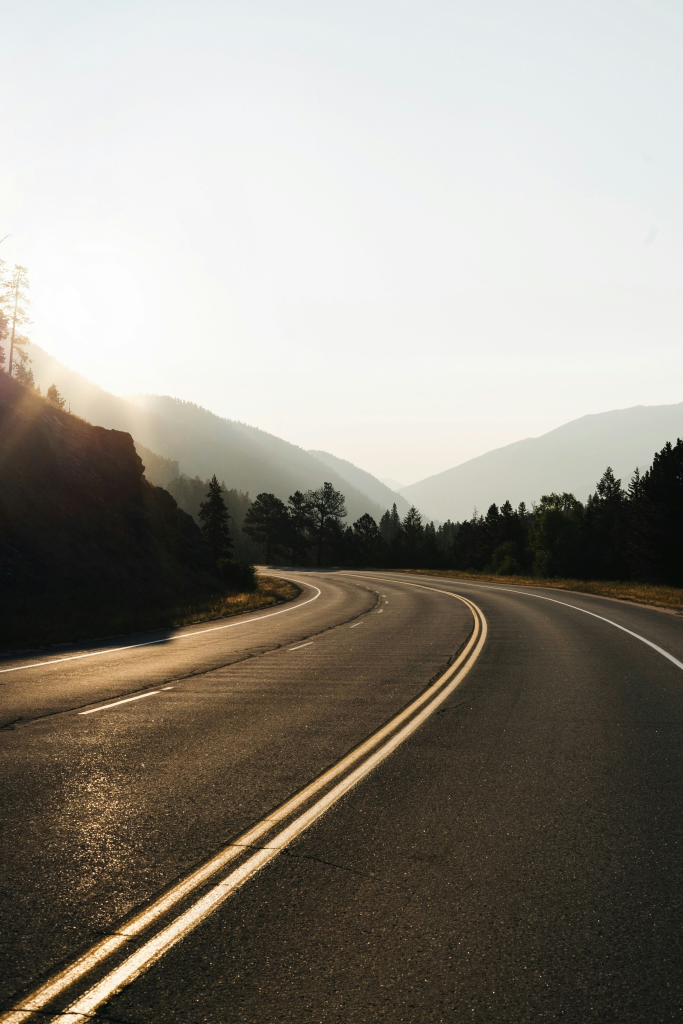
#> input picture Teste.jpg, 2731 x 4096 px, given in place of Video3.mp4, which was not available (shown at 1/4 size)
$ python 'Detecção de Linhas 3.py'
#> lines starting #> are read from the running program, lines starting #| are printed output that depends on the picture; after the words box and inside, x2 and y2 are one past the last pixel; in counts of white or black regions, pixels touching at a corner belong together; pictures that were not available may be replaced by others from this repository, and a replacement may not be noted
import cv2
import numpy as np
import collections


class LaneDetector:
    def __init__(self, video_path):
        self.cap = cv2.VideoCapture(video_path)
        if not self.cap.isOpened(): raise ValueError(f"Erro ao abrir vídeo {video_path}")

        self.left_fit, self.right_fit = None, None
        self.lanes_detected = False

        self.history_length = 5
        self.left_fit_history = collections.deque(maxlen=self.history_length)
        self.right_fit_history = collections.deque(maxlen=self.history_length)

        self.debug_mode = False
        self.alpha = 0.4
        self.color_schemes = [
            {'name': 'Classic Green', 'fill': (0, 255, 100), 'lines': (0, 255, 0), 'left_px': [255, 0, 0],
             'right_px': [0, 0, 255]},
            {'name': 'High-Vis', 'fill': (255, 255, 0), 'lines': (255, 255, 0), 'left_px': [255, 0, 255],
             'right_px': [0, 255, 255]},
            {'name': 'Subtle White', 'fill': (220, 220, 220), 'lines': (255, 255, 255), 'left_px': [180, 180, 180],
             'right_px': [120, 120, 120]}
        ]
        self.color_scheme_index = 0
        self.num_color_schemes = len(self.color_schemes)

        self.roi_points = self._initialize_roi_points()
        self.selected_point_index = None

        self.clahe = cv2.createCLAHE(clipLimit=2.0, tileGridSize=(8, 8))
        self.window_name = "Detector de Faixas (d:debug, c:cor, +/-:transp, q:sair)"
        cv2.namedWindow(self.window_name)
        cv2.setMouseCallback(self.window_name, self._mouse_callback)

    # ... Funções _initialize_roi_points, _mouse_callback, _apply_image_filters_and_roi não mudam ...
    def _initialize_roi_points(self):
        ret, frame = self.cap.read()
#> frame is the input picture: shape (4096, 2731, 3); mean B, G, R 131.1, 140.3, 145.2
        h, w = (frame.shape[0], frame.shape[1]) if ret else (720, 1280)
#> h = 4096; w = 2731
#> in __init__, `self.roi_points = self._initialize_roi_points()`: self.roi_points = [[273, 4096], [1228, 2457], [1502, 2457], [2594, 4096]]
        self.cap.set(cv2.CAP_PROP_POS_FRAMES, 0)
        return np.array(
            [[int(w * 0.1), h], [int(w * 0.45), int(h * 0.6)], [int(w * 0.55), int(h * 0.6)], [int(w * 0.95), h]],
            dtype=np.int32)

    # [11 lines left out: function _mouse_callback, not called in this run]

    def _apply_image_filters_and_roi(self, image):
        hls = cv2.cvtColor(image, cv2.COLOR_BGR2HLS)
#> hls: shape (4096, 2731, 3); mean of channels 0, 1, 2 35.7, 138.5, 48.8
        l_channel = hls[:, :, 1]
        enhanced_l = self.clahe.apply(l_channel)
        gray_enhanced = cv2.cvtColor(cv2.merge([hls[:, :, 0], enhanced_l, hls[:, :, 2]]), cv2.COLOR_HLS2BGR)
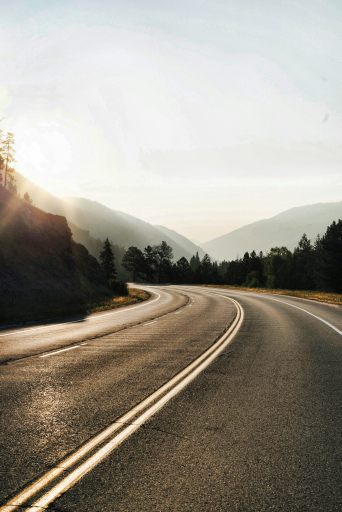
#> gray_enhanced: shape (4096, 2731, 3) (shown at 1/8 size); mean B, G, R 138.9, 150.2, 155.9
        gray_enhanced = cv2.cvtColor(gray_enhanced, cv2.COLOR_BGR2GRAY)
#> gray_enhanced: shape (4096, 2731)

        lower_white = np.array([0, 200, 0], dtype=np.uint8)
        upper_white = np.array([255, 255, 255], dtype=np.uint8)
        white_mask = cv2.inRange(hls, lower_white, upper_white)
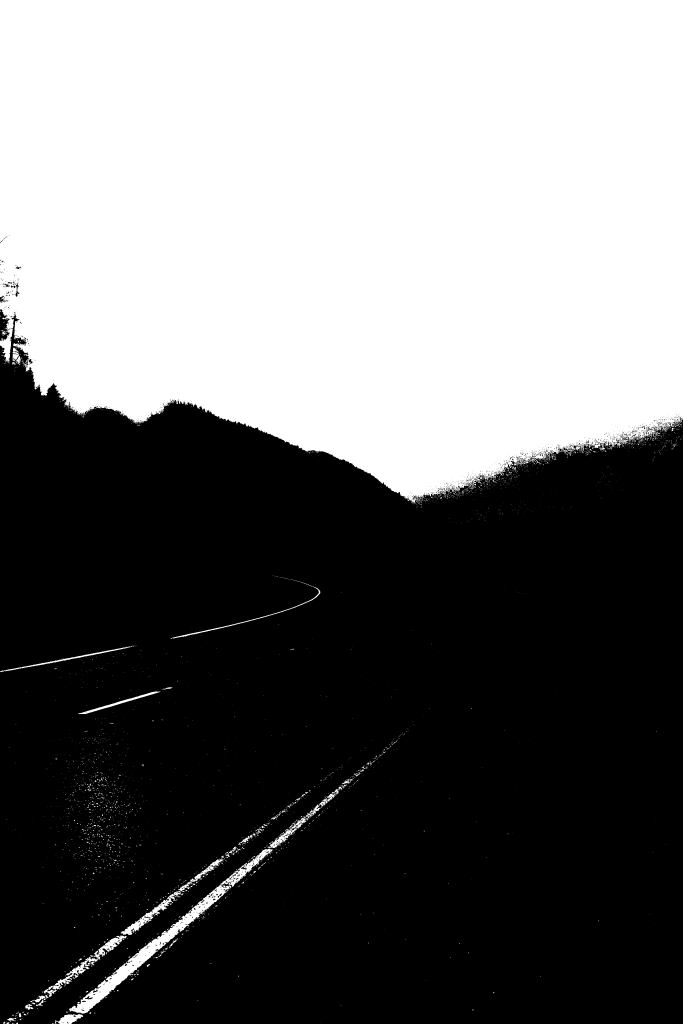
#> white_mask: shape (4096, 2731) (shown at 1/4 size); 43.6% white; 3388 white regions (3196 under 20 px), largest, box (x1, y1, x2, y2) and area: (0, 0, 2731, 2011) 4780036, (276, 3395, 1092, 4055) 38167, (174, 3742, 507, 3987) 7947

        lower_yellow = np.array([15, 30, 115], dtype=np.uint8)
        upper_yellow = np.array([35, 204, 255], dtype=np.uint8)
        yellow_mask = cv2.inRange(hls, lower_yellow, upper_yellow)
#> yellow_mask: shape (4096, 2731); 2.3% white; 19033 white regions (18445 under 20 px), largest, box (x1, y1, x2, y2) and area: (0, 2745, 1755, 4096) 74960, (286, 2893, 1647, 4096) 33868, (2350, 2328, 2731, 2433) 14768

        color_mask = cv2.bitwise_or(white_mask, yellow_mask)
#> color_mask: shape (4096, 2731); 45.8% white; 19250 white regions (18637 under 20 px), largest, box (x1, y1, x2, y2) and area: (0, 0, 2731, 2011) 4782162, (0, 2745, 1755, 4096) 94820, (206, 2893, 1647, 4096) 87253
        canny_edges = cv2.Canny(gray_enhanced, 75, 150)
#> canny_edges: shape (4096, 2731); 12.9% white in thin lines or dots, all inside (x1, y1, x2, y2) = (0, 935, 2731, 4096)
        combined_mask = cv2.bitwise_or(canny_edges, color_mask)
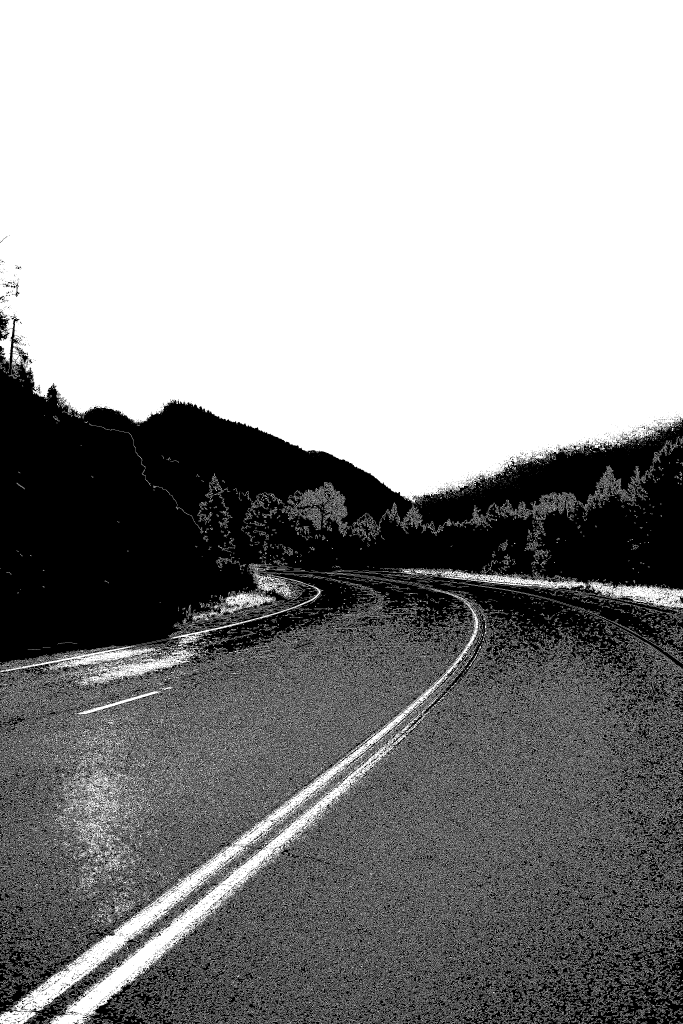
#> combined_mask: shape (4096, 2731) (shown at 1/4 size); 58.1% white; 11914 black regions (11410 under 20 px), largest, box (x1, y1, x2, y2) and area: (0, 1265, 2731, 4096) 4621741, (0, 1255, 40, 1362) 2158, (354, 3189, 426, 3234) 533

        roi_mask = np.zeros_like(combined_mask)
        cv2.fillPoly(roi_mask, [self.roi_points], 255)
#> roi_mask: shape (4096, 2731); 19% white; 1 white region, box (x1, y1, x2, y2) and area: (273, 2457, 2595, 4096) 2128242
        return cv2.bitwise_and(combined_mask, roi_mask)
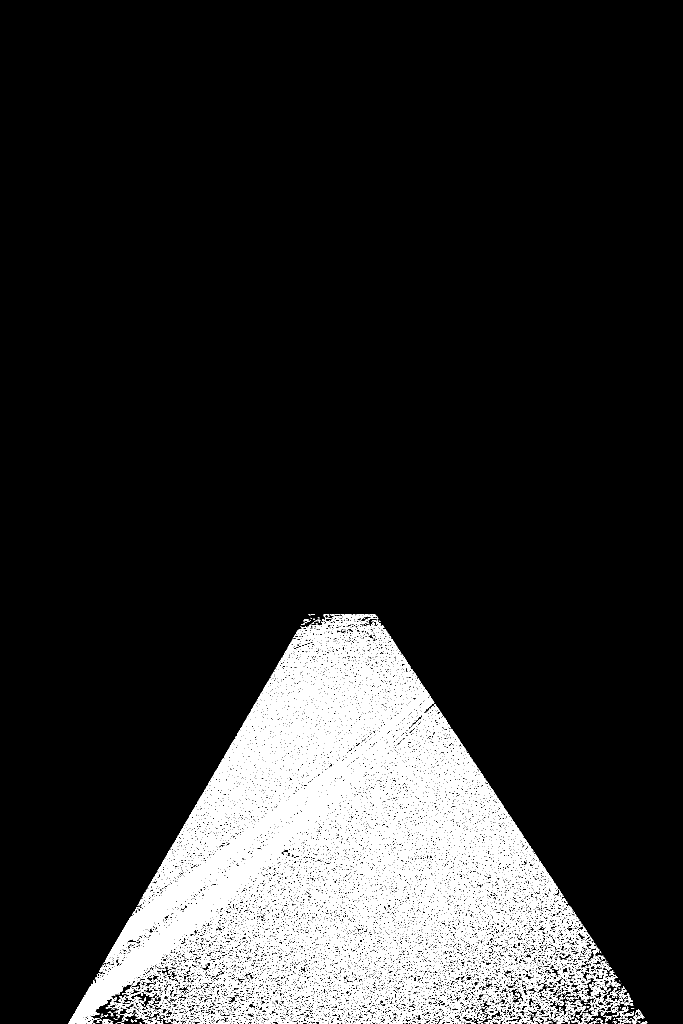
#> returned value: shape (4096, 2731) (shown at 1/4 size); 7.1% white in thin lines or dots, all inside (x1, y1, x2, y2) = (273, 2457, 2589, 4096)

    # MODIFICADO: Esta função agora usa polyfit de 3º grau
    def _find_lane_pixels(self, binary_warped, out_img, is_blind_search):
#> called with is_blind_search = True
        colors = self.color_schemes[self.color_scheme_index]

        if is_blind_search:  # Sliding Window
            h, w = binary_warped.shape
            histogram = np.sum(binary_warped[h // 2:, :], axis=0)
#> histogram = 2731 values, max 175440 at index 1299, min 0 at index 0, mean 74466.1
            midpoint = int(histogram.shape[0] / 2)
            leftx_base, rightx_base = np.argmax(histogram[:midpoint]), np.argmax(histogram[midpoint:]) + midpoint
#> leftx_base = 1299; rightx_base = 1446
            nwindows, margin, minpix = 9, 100, 50
            window_height = int(h / nwindows)
            nonzero = binary_warped.nonzero()
#> nonzero = 797517 positions, rows 2457 to 4095, columns 273 to 2588
            nonzeroy, nonzerox = np.array(nonzero[0]), np.array(nonzero[1])
            leftx_current, rightx_current = leftx_base, rightx_base
#> leftx_current = 1299; rightx_current = 1446
            left_lane_inds, right_lane_inds = [], []

            for window in range(nwindows):
                win_y_low, win_y_high = h - (window + 1) * window_height, h - window * window_height
                win_xleft_low, win_xleft_high = leftx_current - margin, leftx_current + margin
                win_xright_low, win_xright_high = rightx_current - margin, rightx_current + margin

                if self.debug_mode:
                    cv2.rectangle(out_img, (win_xleft_low, win_y_low), (win_xleft_high, win_y_high), (0, 255, 0), 2)
                    cv2.rectangle(out_img, (win_xright_low, win_y_low), (win_xright_high, win_y_high), (0, 255, 0), 2)

                good_left = ((nonzeroy >= win_y_low) & (nonzeroy < win_y_high) & (nonzerox >= win_xleft_low) & (
                            nonzerox < win_xleft_high)).nonzero()[0]
                good_right = ((nonzeroy >= win_y_low) & (nonzeroy < win_y_high) & (nonzerox >= win_xright_low) & (
                            nonzerox < win_xright_high)).nonzero()[0]
                left_lane_inds.append(good_left)
                right_lane_inds.append(good_right)
                if len(good_left) > minpix: leftx_current = int(np.mean(nonzerox[good_left]))
                if len(good_right) > minpix: rightx_current = int(np.mean(nonzerox[good_right]))
#> this loop made 9 passes
#> (win_xleft_low, win_xleft_high, win_xright_low, win_xright_high, leftx_current, rightx_current) on passes 1 to 4: (1199, 1399, 1346, 1546, 1299, 1445), (1199, 1399, 1345, 1545, 1293, 1444), (1193, 1393, 1344, 1544, 1295, 1441), (1195, 1395, 1341, 1541, 1297, 1438)
#> after the loop, left_lane_inds = 9 items; right_lane_inds = 9 items

            left_lane_inds, right_lane_inds = np.concatenate(left_lane_inds), np.concatenate(right_lane_inds)
        else:  # Search from prior
            margin = 80
            nonzero = binary_warped.nonzero()
            nonzeroy, nonzerox = np.array(nonzero[0]), np.array(nonzero[1])
            # MODIFICADO: usa a fórmula cúbica para a busca a partir do anterior
            left_poly = self.left_fit[0] * (nonzeroy ** 3) + self.left_fit[1] * (nonzeroy ** 2) + self.left_fit[
                2] * nonzeroy + self.left_fit[3]
            left_lane_inds = ((nonzerox > (left_poly - margin)) & (nonzerox < (left_poly + margin)))
            right_poly = self.right_fit[0] * (nonzeroy ** 3) + self.right_fit[1] * (nonzeroy ** 2) + self.right_fit[
                2] * nonzeroy + self.right_fit[3]
            right_lane_inds = ((nonzerox > (right_poly - margin)) & (nonzerox < (right_poly + margin)))

        leftx, lefty = nonzerox[left_lane_inds], nonzeroy[left_lane_inds]
        rightx, righty = nonzerox[right_lane_inds], nonzeroy[right_lane_inds]

        # MODIFICADO: O '2' virou '3' para um ajuste de 3º grau
        left_fit = np.polyfit(lefty, leftx, 3) if len(lefty) > 150 else None
#> left_fit = [-2.25e-08, 0.000232, -0.783, 2162.8]
        right_fit = np.polyfit(righty, rightx, 3) if len(righty) > 150 else None
#> right_fit = [1.03e-08, -0.000104, 0.35, 1050]

        if self.debug_mode:
            out_img[nonzeroy[left_lane_inds], nonzerox[left_lane_inds]] = colors['left_px']
            out_img[nonzeroy[right_lane_inds], nonzerox[right_lane_inds]] = colors['right_px']

        return left_fit, right_fit, out_img

    # ... A função process_frame continua a mesma ...
    def process_frame(self, frame):
        masked_image = self._apply_image_filters_and_roi(frame)
        debug_img_base = np.dstack((masked_image, masked_image, masked_image)) * 255

        if not self.lanes_detected or self.left_fit is None or self.right_fit is None:
            current_left_fit, current_right_fit, debug_img = self._find_lane_pixels(masked_image, debug_img_base, True)
#> current_left_fit = [-2.25e-08, 0.000232, -0.783, 2162.8]; current_right_fit = [1.03e-08, -0.000104, 0.35, 1050]
        else:
            current_left_fit, current_right_fit, debug_img = self._find_lane_pixels(masked_image, debug_img_base, False)

        if current_left_fit is not None and current_right_fit is not None:
            self.lanes_detected = True
            self.left_fit, self.right_fit = current_left_fit, current_right_fit
#> self.left_fit = [-2.25e-08, 0.000232, -0.783, 2162.8]; self.right_fit = [1.03e-08, -0.000104, 0.35, 1050]
            self.left_fit_history.append(current_left_fit)
            self.right_fit_history.append(current_right_fit)
        else:
            self.lanes_detected = False
            self.left_fit, self.right_fit = None, None

        smooth_left_fit = np.average(self.left_fit_history, axis=0) if self.left_fit_history else None
        smooth_right_fit = np.average(self.right_fit_history, axis=0) if self.right_fit_history else None

        line_overlay = self._draw_polynomial_curves(frame, smooth_left_fit, smooth_right_fit)
        final_image = cv2.addWeighted(frame, 1, line_overlay, self.alpha, 0)

        if self.debug_mode:
            self._draw_debug_info(final_image, debug_img)
        else:
            cv2.polylines(final_image, [self.roi_points], isClosed=True, color=(255, 0, 0), thickness=2)

        self._draw_hud(final_image)
        return final_image

    # MODIFICADO: Esta função agora calcula os pontos usando a fórmula cúbica
    def _draw_polynomial_curves(self, image, left_fit, right_fit):
        colors = self.color_schemes[self.color_scheme_index]
        h = image.shape[0]
        overlay = np.zeros_like(image)
        plot_y = np.linspace(int(h * 0.6), h - 1, int(h * 0.4))

        try:
            if left_fit is not None and right_fit is not None:
                # Usa a fórmula cúbica: ax³ + bx² + cx + d
                left_x = left_fit[0] * plot_y ** 3 + left_fit[1] * plot_y ** 2 + left_fit[2] * plot_y + left_fit[3]
                right_x = right_fit[0] * plot_y ** 3 + right_fit[1] * plot_y ** 2 + right_fit[2] * plot_y + right_fit[3]

                pts_left = np.array([np.transpose(np.vstack([left_x, plot_y]))])
                pts_right = np.array([np.flipud(np.transpose(np.vstack([right_x, plot_y])))])
                pts = np.hstack((pts_left, pts_right))

                cv2.fillPoly(overlay, np.int_([pts]), colors['fill'])
                cv2.polylines(overlay, np.int_([pts_left]), isClosed=False, color=colors['lines'], thickness=15)
                cv2.polylines(overlay, np.int_([pts_right]), isClosed=False, color=colors['lines'], thickness=15)
        except Exception:
            pass
        return overlay

    # ... Funções de desenho do HUD e debug info continuam as mesmas ...
    def _draw_hud(self, image):
        if self.debug_mode:
            color_name = self.color_schemes[self.color_scheme_index]['name']
            text_alpha = f"Alpha: {self.alpha:.1f}"
            text_color = f"Color: {color_name}"
            cv2.putText(image, text_alpha, (10, 30), cv2.FONT_HERSHEY_SIMPLEX, 0.8, (255, 255, 255), 2)
            cv2.putText(image, text_color, (10, 60), cv2.FONT_HERSHEY_SIMPLEX, 0.8, (255, 255, 255), 2)

    # [11 lines left out: function _draw_debug_info, not called in this run]

    # ... A função run continua a mesma, com os controles de teclado ...
    def run(self):
        while self.cap.isOpened():
            ret, frame = self.cap.read()
            if not ret: self.cap.set(cv2.CAP_PROP_POS_FRAMES, 0); continue
            final_image = self.process_frame(frame)
#> in process_frame, `final_image = cv2.addWeighted(frame, 1, line_overlay, self.alpha, 0)`:
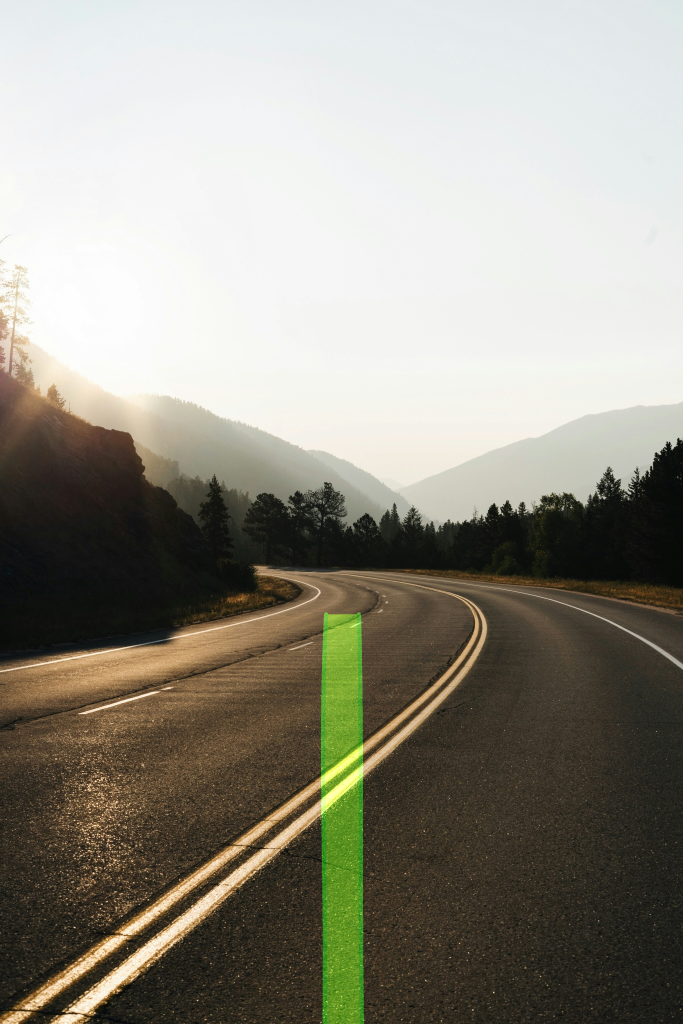
#> final_image: shape (4096, 2731, 3) (shown at 1/4 size); mean B, G, R 131.1, 142.7, 145.9
            cv2.imshow(self.window_name, final_image)
            key = cv2.waitKey(1) & 0xFF
#> (key q is pressed here)

            if key == ord('q'):
                break
            elif key == ord('d'):
                self.debug_mode = not self.debug_mode
            elif key == ord('c'):
                self.color_scheme_index = (self.color_scheme_index + 1) % self.num_color_schemes
            elif key == ord('+') or key == ord('='):
                self.alpha = min(1.0, self.alpha + 0.1)
            elif key == ord('-') or key == ord('_'):
                self.alpha = max(0.0, self.alpha - 0.1)

        self.cap.release()
        cv2.destroyAllWindows()


if __name__ == "__main__":
    video_file = "Video3.mp4"
    detector = LaneDetector(video_file)
    detector.run()
